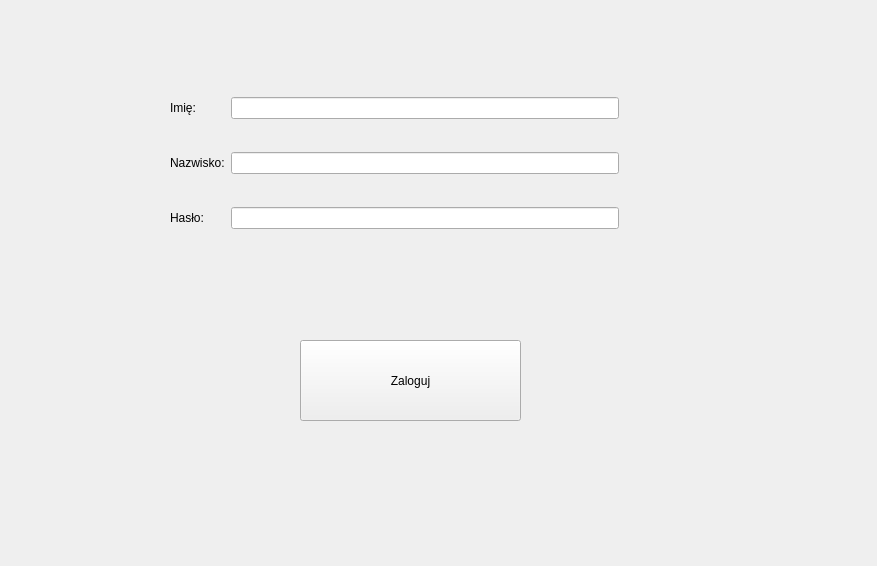
<?xml version="1.0" encoding="UTF-8"?>
<ui version="4.0">
 <class>login</class>
 <widget class="QWidget" name="login">
  <property name="windowModality">
   <enum>Qt::WindowModal</enum>
  </property>
  <property name="geometry">
   <rect>
    <x>0</x>
    <y>0</y>
    <width>877</width>
    <height>566</height>
   </rect>
  </property>
  <property name="windowTitle">
   <string>Logowanie</string>
  </property>
  <widget class="QWidget" name="gridLayoutWidget">
   <property name="geometry">
    <rect>
     <x>159</x>
     <y>59</y>
     <width>471</width>
     <height>211</height>
    </rect>
   </property>
   <layout class="QGridLayout" name="gridLayout">
    <item row="2" column="0">
     <widget class="QLabel" name="label_3">
      <property name="text">
       <string>Hasło:</string>
      </property>
     </widget>
    </item>
    <item row="0" column="0">
     <widget class="QLabel" name="label">
      <property name="text">
       <string>Imię:</string>
      </property>
     </widget>
    </item>
    <item row="1" column="0">
     <widget class="QLabel" name="label_2">
      <property name="text">
       <string>Nazwisko:</string>
      </property>
     </widget>
    </item>
    <item row="0" column="1">
     <widget class="QLineEdit" name="lineEditname"/>
    </item>
    <item row="1" column="1">
     <widget class="QLineEdit" name="lineEditlastname"/>
    </item>
    <item row="2" column="1">
     <widget class="QLineEdit" name="lineEditpassword">
      <property name="echoMode">
       <enum>QLineEdit::Password</enum>
      </property>
     </widget>
    </item>
   </layout>
  </widget>
  <widget class="QPushButton" name="pushButton">
   <property name="geometry">
    <rect>
     <x>300</x>
     <y>340</y>
     <width>221</width>
     <height>81</height>
    </rect>
   </property>
   <property name="text">
    <string>Zaloguj</string>
   </property>
  </widget>
 </widget>
 <layoutdefault spacing="6" margin="11"/>
 <resources/>
 <connections/>
</ui>
